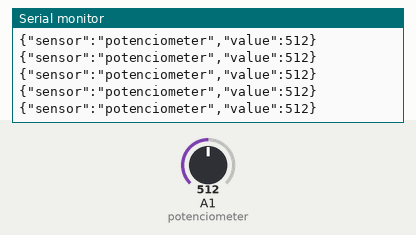
Simulated run of this sketch. Board: Arduino Uno, built with avr-gcc and run on an emulated ATmega328P. On the bench: the last lines printed to the serial monitor. The inputs (shaded band) are chosen by the test bench; at power-on: A1 (potenciometer) = 512.

Above: at 1.2 s.
1.3 s: A1 (potenciometer) set to 108
At 1.34 s:
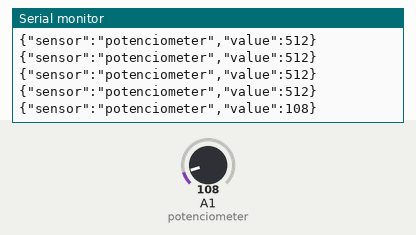
4.3 s: A1 (potenciometer) set to 93
At 4.3 s:
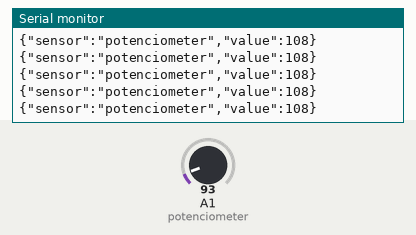
8.8 s: A1 (potenciometer) set to 991
At 8.8 s:
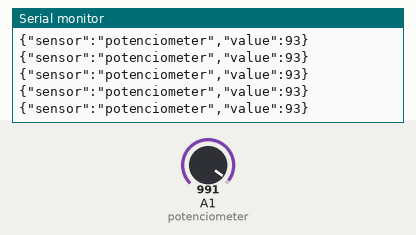
10.3 s: A1 (potenciometer) set to 1016
At 10.33 s:
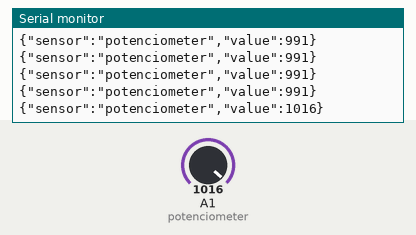
Timing chart, 0 to 12.8 s (numbered marks = the images above; inputs shaded):
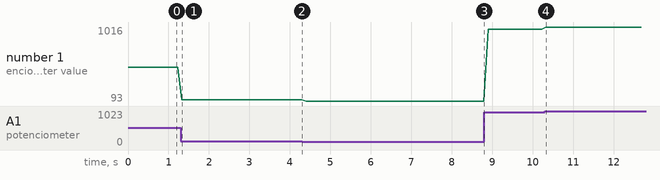

The sketch:

CodigoArduinoAndroid.ino
```cpp
#define potenciometer A1
#include <ArduinoJson.h>

void setup() {
  Serial.begin(9600);
}

void loop() {
  StaticJsonDocument<200> jsonDocument;

  int potenciometerValue = analogRead(potenciometer);

  jsonDocument["sensor"] = "potenciometer";
  jsonDocument["value"] = potenciometerValue;

  String jsonString;
  serializeJson(jsonDocument, jsonString);

  Serial.println(jsonString);

  delay(100);
}
```

Measured:
- after the input at 1.3 s, the serial monitor: prints a new line at once (image 1)
- after the input at 10.3 s, the serial monitor: prints a new line at once (image 4)
- plotted number 1: 512 → 108 after the input at 1.3 s, 108 → 93 after the input at 4.3 s, 93 → 991 after the input at 8.8 s, 991 → 1016 after the input at 10.3 s
